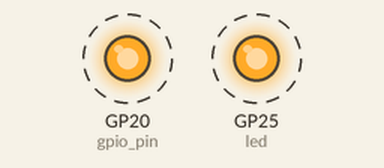
This program was run on a simulated Raspberry Pi Pico running MicroPython. Parts: output pins drawn as LEDs (lit = HIGH). Dashed ring = blinking.

Above: at 0.2 s.
Timing chart, 0 to 3.0 s (numbered marks = the images above):
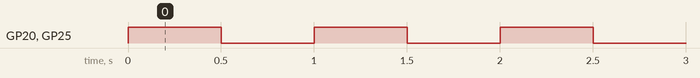

The program:

main.py
```python
from machine import Pin
import time

gpio_pin = Pin(20, Pin.OUT)
led = Pin(25, Pin.OUT)


while True:
    led.value(1)
    gpio_pin.value(1)
    time.sleep(0.5)
    gpio_pin.value(0)
    led.value(0)
    time.sleep(0.5)
```

Measured:
- by itself, GP20 (gpio_pin), GP25 (led): alternates HIGH for 0.50 s and LOW for 0.50 s
